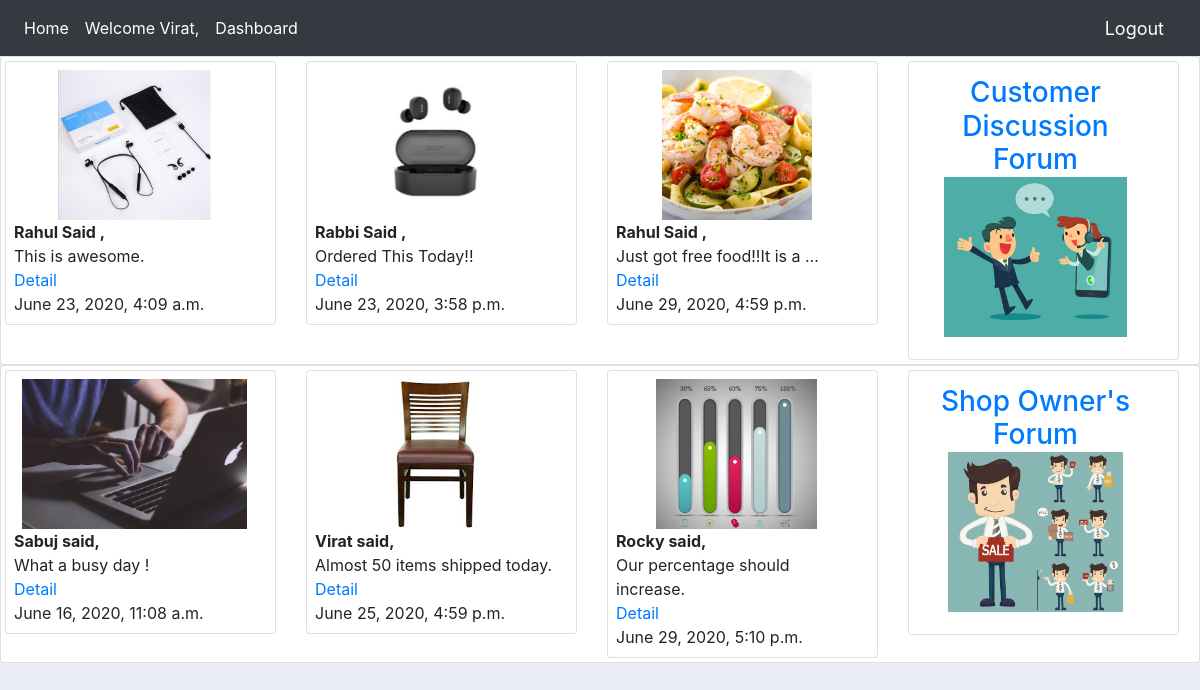
Screenshot of / (signed in) with the database file from the repository.
### ecmsapp/models.py (models this page shows, shortened)
class Customer_Post(models.Model):
    customer = models.ForeignKey(Customer,null=True,on_delete=models.CASCADE)
    post = models.TextField(max_length=250,null=True)
    date_created = models.DateTimeField(auto_now_add=True)
    post_picutre = models.ImageField(null=True)

class Customer(models.Model):
    user = models.OneToOneField(User,null=True,blank=True,on_delete=models.CASCADE)
    name = models.CharField(max_length=128,null=True)
    phone = models.CharField(max_length=20,null=True)
    email = models.EmailField(max_length=128,null=True)
    profile_pic = models.ImageField(default="profile1.png",null=True,blank=True)
    date_created = models.DateTimeField(auto_now_add=True)

class Shop_Owner_Post(models.Model):
    shop_owner = models.ForeignKey(Shop_Owner,null=True,on_delete=models.CASCADE)
    post = models.TextField(max_length=250,null=True)
    date_created = models.DateTimeField(auto_now_add=True)
    post_picutre = models.ImageField(null=True)

class Shop_Owner(models.Model):
    user = models.OneToOneField(User,null=True,blank=True,on_delete=models.CASCADE)
    name = models.CharField(max_length=128,null=True)
    phone = models.CharField(max_length=20,null=True)
    email = models.EmailField(max_length=128,null=True)
    prfile_pic = models.ImageField(default="profile1.png",null=True,blank=True)
    date_created = models.DateTimeField(auto_now_add=True)

### ecmsapp/decorators.py (the view)
	def wrapper_function(request, *args, **kwargs):
		group = None
		if request.user.groups.exists():
			group = request.user.groups.all()[0].name
		if group == 'customer':
			id = request.user.customer.id
			return HttpResponseRedirect(reverse('customer', args=(id,)))
		if group == 'admin' or 'admin':
			return view_func(request, *args, **kwargs)
		else:
			return HttpResponse('you are nothing')

### ecmsapp/views.py (called while the page is built)
@admin_only
def home(request):
    Posts = Customer_Post.objects.all()[:3]
    Shop_Owner_Posts = Shop_Owner_Post.objects.all()[:3]
    return render(request,'ecmsapp/home.html',{'Posts':Posts,'Shop_Owner_Posts':Shop_Owner_Posts})

### ecmsapp/templates/ecmsapp/home.html (shortened to what this page needs)
{%  extends 'ecmsapp/main.html' %}
{% load static %}
{% block content %}
  <div class="row ">
    <div class="card card-body pt-1 pl-1 pb-1">
      <div class="row">
        {% for Post in Posts %}
        <div class="col-md-3">
          <div class="card card-body  pt-2 pl-2 pb-2">
                <img class="post-pic" src="{{Post.post_picutre.url}}" alt="">
                <b>{{Post.customer.name}} Said ,</b>
                 {{Post.post|safe|truncatewords:"6"}}<a href="{% url 'post_detail' Post.id %}">Detail</a>
              {{Post.date_created}}<br>
          </div>
        </div>
        {% endfor %}
        <div class="col-md-3 ">
          <div class="card card-body  pt-1 pl-1 pb-1">
            <h3 style="text-align: center;padding: 10px">
               <a href="{% url 'customer_forum' %}">
                 Customer Discussion Forum
                 <img class="forum-pic" src="static\images\customer_blog.jpg" >
                </a>
            </h3>
          </div>
        </div>
      </div>
    </div>
    <div class="card card-body pt-1 pl-1 pb-1">
      <div class="row">
        {% for Post in Shop_Owner_Posts %}
        {% if user.groups.all.0.name == "admin" %}
          <div class="col-md-3">
            <div class="card card-body  pt-2 pl-2 pb-2">
                  <img class="post-pic" src="{{Post.post_picutre.url}}" alt="">
                  <b>{{Post.shop_owner.name}}  said,</b>
        {% elif request.user.username == Post.shop_owner.name %}
          <div class="col-md-3">
            <div class="card card-body  pt-2 pl-2 pb-2">
                  <img class="post-pic" src="{{Post.post_picutre.url}}" alt="">
                  <b>{{Post.shop_owner.name}}  said,</b>
        {% else %}
          <div class="col-md-3">
            <div class="card card-body  pt-2 pl-2 pb-2">
                  <img class="post-pic" src="{{Post.post_picutre.url}}" alt="">
                  <b>{{Post.shop_owner.name}}  said,</b>
        {% endif %}
                  {{Post.post|safe|truncatewords:"6"}}<a href="{% url 'shop_owner_post_detail' Post.id %}">Detail</a>
                  {{Post.date_created}}<br>
            </div>
          </div>
        {% endfor %}
        <div class="col-md-3 ">
          <div class="card card-body  pt-1 pl-1 pb-1">
            <h3 style="text-align: center;padding: 10px">
               <a href="{% url 'shop_owners_forum' %}">
                 Shop Owner's Forum
                 <img class="forum-pic" src="static\images\shop_blog.jpg" >
                </a>
            </h3>
          </div>
        </div>
      </div>
    </div>
    </div>
{% endblock %}

### ecmsapp/templates/ecmsapp/navbar.html (shortened to what this page needs)
<nav class="navbar navbar-expand-lg navbar-dark bg-dark">
  <div class="collapse navbar-collapse" id="navbarNav">
    <ul class="navbar-nav">
      {% if request.user.is_authenticated %}
        <li class="nav-item active">
          <a class="nav-link" href="{% url 'home' %}">Home</a>
        </li>
        {% if user.groups.all.0.name == "admin" %}
          <li class="nav-item active">
            <a class="nav-link" >Welcome Admin,</a>
          </li>
          <li class="nav-item active">
            <a class="nav-link" href="{% url 'all_shops' %}" >All Shops</a>
          </li>
        {% else %}
          <li class="nav-item active">
            <a class="nav-link" >Welcome {{request.user}},</a>
          </li>
        {% endif %}
        {% if user.groups.all.0.name == "shop owner" %}
          <li class="nav-item active">
            <a class="nav-link" href="{% url 'shop_owner' request.user.shop_owner.id %}" >Dashboard</a>
          </li>
        {% endif %}
      {% else %}
        <li class="nav-item active">
          <a class="nav-link" href="{% url 'home' %}">Home</a>
        </li>
      {% endif %}
    </ul>
  </div>
  {% if request.user.is_authenticated %}
    <span ><a  class="hello-msg" href="{% url 'logout' %}">Logout</a></span>
  {% else %}
    <span ><a  class="hello-msg" href="{% url 'login' %}">Login</a></span>
    <span ><a  class="hello-msg" href="{% url 'register' %}">Sign Up</a></span>
  {% endif %}
</nav>

### static/css/main.css (style rules this page uses)
body { background-color: #ebeff5; }
html, body { height: 100%; width: 100%; margin: 0; padding: 0; }

### ecmsapp/templates/ecmsapp/navbar.html (style rules this page uses)
.hello-msg { font-size: 18px; color: #fff; margin-right: 20px; }

### ecmsapp/templates/ecmsapp/home.html (style rules this page uses)
.post-pic { max-width: 250px; max-height:150px; margin: 0 auto; }
.forum-pic { max-width: 250px; max-height:160px; margin: 0 auto; }

### rows the page displays
Customer_Post: post_picutre (picture), customer.name "Rahul", post "This is awesome.", date_created "June 23, 2020, 4:09 a.m."
Customer_Post: post_picutre (picture), customer.name "Rabbi", post "Ordered This Today!!", date_created "June 23, 2020, 3:58 p.m."
Customer_Post: post_picutre (picture), customer.name "Rahul", post "Just got free food!!It is a …", date_created "June 29, 2020, 4:59 p.m."
Shop_Owner_Post: post_picutre (picture), shop_owner.name "Sabuj", post "What a busy day !", date_created "June 16, 2020, 11:08 a.m."
Shop_Owner_Post: post_picutre (picture), shop_owner.name "Virat", post "Almost 50 items shipped today.", date_created "June 25, 2020, 4:59 p.m."
Shop_Owner_Post: post_picutre (picture), shop_owner.name "Rocky", post "Our percentage should increase.", date_created "June 29, 2020, 5:10 p.m."

### other values shown
{{ request.user }} "Virat"
